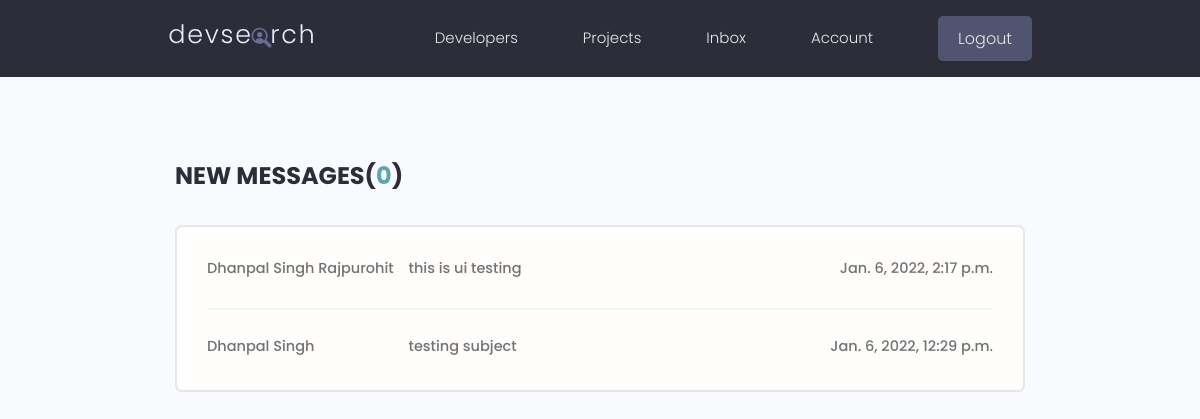
Screenshot of /users/inbox/ (signed in) with the database file from the repository.
### users/models.py (models this page shows, shortened)
class Message(models.Model):
    sender = models.ForeignKey(Profile, on_delete=models.SET_NULL, null=True, blank=True)
    recipient = models.ForeignKey(Profile, on_delete=models.SET_NULL, null=True, blank=True, related_name="messages")
    name = models.CharField(max_length=200, null=True, blank=True)
    email = models.EmailField(max_length=200, null=True, blank=True)
    subject = models.CharField(max_length=200, null=True, blank=True)
    body = models.TextField()
    is_read = models.BooleanField(default=False, null=True)
    created = models.DateTimeField(auto_now_add=True)
    id = models.UUIDField(default=uuid.uuid4, unique=True, primary_key=True, editable=False)
    class Meta:
        ordering = ['is_read', '-created']

### users/views.py (the view)
# urls.py: path('inbox/', views.inbox, name='inbox'),
@login_required(login_url='login')
def inbox(request):
    profile = request.user.profile
    messageRequests = profile.messages.all()
    unreadCount = messageRequests.filter(is_read=False).count()
    context = {'messageRequests': messageRequests, 'unreadCount': unreadCount}
    return render(request, 'users/inbox.html', context)

### users/templates/users/inbox.html
{% extends 'main.html' %}
{% block content %}
  <main class="inbox my-xl">
    <div class="content-box">
      <h3 class="inbox__title">New Messages(<span>{{unreadCount}}</span>)</h3>
      <ul class="messages">
        {% for message in messageRequests %}
        {% if message.is_read == false %}
          <li class="message message--unread">
        {% else %}
          <li class="message">
        {% endif %}
        <a href="{% url 'message' message.id %}">
          <span class="message__author">{{message.name}}</span>
          <span class="message__subject">{{message.subject}}</span>
          <span class="message__date">{{message.created}}</span>
        </a>
        </li>
        {% endfor %}
      </ul>
    </div>
  </main>
{% endblock content%}

### static/style/app.css (style rules this page uses)
:root { --color-sub: #2d2d39; }
.content-box { width: 95%; max-width: 85rem; margin: 0 auto; }
.inbox { height: 90vh; }
.inbox__title, .inbox__title span { font-size: 2.4rem; font-weight: 700; color: var(--color-sub); text-transform: uppercase; text-align: left; margin-bottom: 3rem; }
.inbox__title span { color: var(--color-main); }
.messages { list-style: none; background: var(--color-white); padding: 0.5rem 3rem; border: 2px solid var(--color-light); border-radius: 0.7rem; }
.message { padding: 2.5rem 0; }
.message > a span { font-size: 1.45rem; font-weight: 500; }
.message:not(:last-child) { border-bottom: 2px solid var(--color-white-light); }
.message > a { display: flex; gap: 1rem; }
.message__author, .message__date { flex-basis: 25%; }
.message__subject { flex-basis: 50%; }
.message__date { text-align: right; }

### static/uikit/styles/modules/_variables.css (style rules this page uses)
:root { --color-main: #5aa5b9; --color-main-light: #e6faff; --color-sub: #3f4156; --color-sub-light: #51546e; --color-sub-lighter: #ededfd; --color-text: #737373; --color-gray: #8b8b8b; --color-light: #e5e7eb; --color-light-gray: #767676; --color-bg: #f8fafd; --color-white: #fffefd; --color-white-light: #f3f3f3; --color-success: #359e64; --color-success-bg: #def8e8; --color-error: #fc4b0b; --color-error-bg: #fff2ee; --font-base: 'Poppins', arial, helvetica, 'Segoe UI', roboto, ubuntu, sans-serif; --font-monospace: 'Fira Code', 'Courier New', courier, monospace; --font-regular: 300; --font-medium: 500; --font-bold: 700; --generic-shadow: 1px 1px 5px #00000010; --generic-transition: all 0.3s ease-in-out; }

### static/uikit/styles/modules/_base.css (style rules this page uses)
* { margin: 0; padding: 0; box-sizing: border-box; text-rendering: optimizeLegibility; color: inherit; font-size: inherit; }
html { font-size: 50%; }
@media only screen and (min-width: 480px) { html { font-size: 56.25%; } }
@media only screen and (min-width: 1200px) { html { font-size: 62.5%; } }
body { line-height: 1.6; font-weight: 400; font-size: 1.5rem; color: var(--color-text); background-color: var(--color-bg); min-height: 100vh; }

### static/uikit/styles/modules/_typography.css (style rules this page uses)
* { font-family: var(--font-base); }
h3 { font-size: 3.2rem; font-weight: var(--font-medium); }
p, span, strong { font-size: 1.6rem; color: var(--color-text); font-weight: var(--font-regular); }
a { padding-bottom: 2px; text-decoration: none; display: inline-block; color: var(--color-main); font-weight: var(--font-medium); }

### static/uikit/styles/modules/_utilities.css (style rules this page uses)
.my-xl { margin: 8rem auto; }

### rows the page displays
Message: name "Dhanpal Singh Rajpurohit", subject "this is ui testing", created "Jan. 6, 2022, 2:17 p.m."
Message: name "Dhanpal Singh", subject "testing subject", created "Jan. 6, 2022, 12:29 p.m."

### other values shown
{{ unreadCount }} "0"
